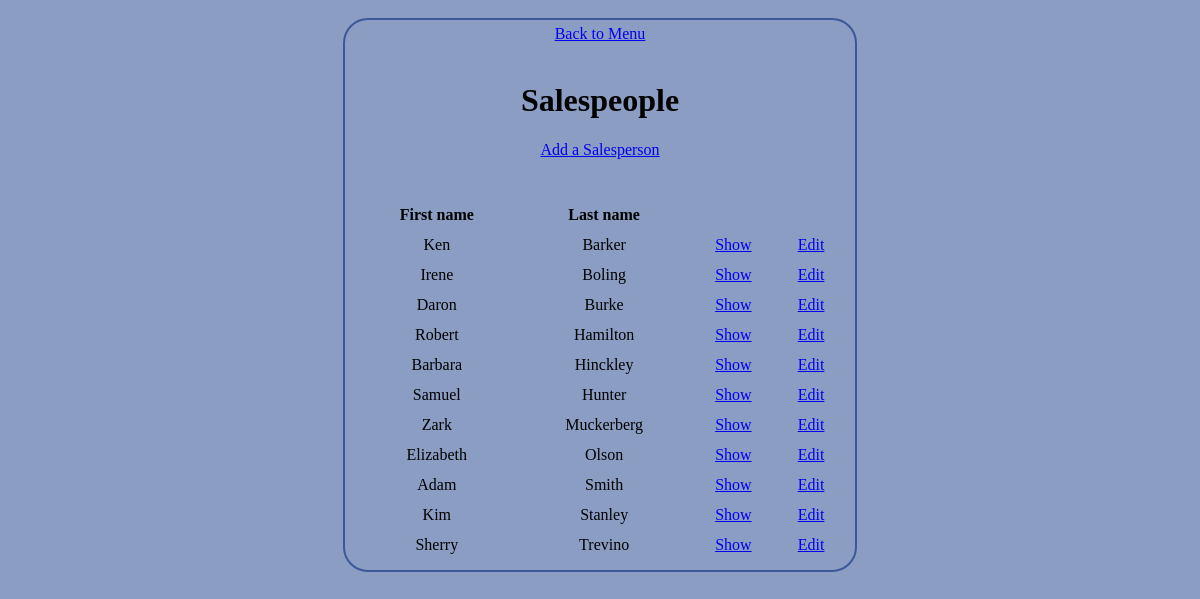
/public/staff/salespeople/index.php, run on the app's committed database.
### tables this page shows
CREATE TABLE `salespeople` (
  `id` int(11) NOT NULL AUTO_INCREMENT,
  `first_name` varchar(255) DEFAULT NULL,
  `last_name` varchar(255) DEFAULT NULL,
  `phone` varchar(255) DEFAULT NULL,
  `email` varchar(255) DEFAULT NULL,
  PRIMARY KEY (`id`)
);

### private/query_functions.php (called while the page is built, shortened)
<?php
  function find_all_salespeople() {
    global $db;
    $sql = "SELECT * FROM salespeople ";
    $sql .= "ORDER BY last_name ASC, first_name ASC;";
    $salespeople_result = db_query($db, $sql);
    return $salespeople_result;
  }
?>

### private/database.php (called while the page is built, shortened)
<?php
  function db_query($connection, $sql) {
    $result_set = mysqli_query($connection, $sql);
    return $result_set;
  }
  function db_fetch_assoc($result_set) {
    return mysqli_fetch_assoc($result_set);
  }
?>

### private/functions.php (called while the page is built, shortened)
<?php
  function h($string="") {
    return htmlspecialchars($string);
  }
  function u($string="") {
    return urlencode($string);
  }
?>

### public/staff/salespeople/index.php (the view, shortened to what this page needs)
<?php include(SHARED_PATH . '/header.php'); ?>
<div id="main-content">
  <a href="../index.php">Back to Menu</a><br />
  <h1>Salespeople</h1>
  <a href="new.php">Add a Salesperson</a><br />
  <br />
  <?php
    $salespeople_result = find_all_salespeople();
    echo "<table id=\"salespeople\" style=\"width: 500px;\">";
    echo "<tr>";
    echo "<th>First name</th>";
    echo "<th>Last name</th>";
    echo "<th></th>";
    echo "<th></th>";
    echo "</tr>";
    while($salesperson = db_fetch_assoc($salespeople_result)) {
      echo "<tr>";
      echo "<td>" . h($salesperson['first_name']) . "</td>";
      echo "<td>" . h($salesperson['last_name']) . "</td>";
      echo "<td>";
      echo "<a href=\"show.php?id=" . u($salesperson['id']) . "\">Show</a>";
      echo "</td>";
      echo "<td>";
      echo "<a href=\"edit.php?id=" . u($salesperson['id']) . "\">Edit</a>";
      echo "</td>";
      echo "</tr>";
    }
    echo "</table>";
  ?>
</div>
<?php include(SHARED_PATH . '/footer.php'); ?>

### private/shared/header.php (shortened to what this page needs)
<!doctype html>
<html lang="en">
  <head>
    <link rel="stylesheet" type="text/css" href="/assign02/public/css/style.css">
  </head>
  <body>

### private/shared/footer.php (shortened to what this page needs)
  </body>
</html>

### public/css/style.css (style rules this page uses)
body { background-color: #8b9dc3; font-family: "Lucida Grande", Tahoma; text-align: center; }
div { margin: 10px auto; border-radius: 25px; border: 2px solid #3b5998; padding: 5px; display: inline-block; }
table { margin: auto; text-align: center; border-spacing: 10px; }
a { display:block; }

### data on the page
salespeople: first_name "Ken", last_name "Barker"
salespeople: first_name "Irene", last_name "Boling"
salespeople: first_name "Daron", last_name "Burke"
salespeople: first_name "Robert", last_name "Hamilton"
salespeople: first_name "Barbara", last_name "Hinckley"
salespeople: first_name "Samuel", last_name "Hunter"
salespeople: first_name "Zark", last_name "Muckerberg"
salespeople: first_name "Elizabeth", last_name "Olson"
salespeople: first_name "Adam", last_name "Smith"
salespeople: first_name "Kim", last_name "Stanley"
salespeople: first_name "Sherry", last_name "Trevino"
